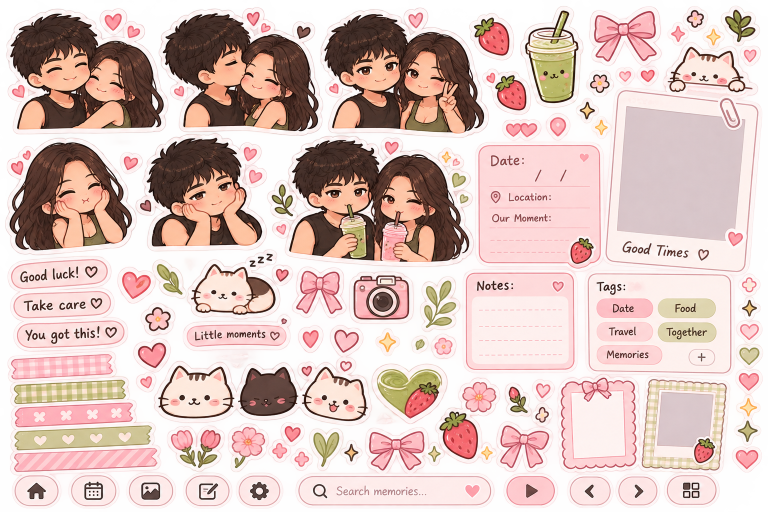
#> input picture PICS/Assets/Assets_sheets.png, 1536 x 1024 px (shown at 1/2 size)
$ python slice-sheet.py
#> lines starting #> are read from the running program, lines starting #| are printed output that depends on the picture; after the words box and inside, x2 and y2 are one past the last pixel; in counts of white or black regions, pixels touching at a corner belong together
#!/usr/bin/env python3

import json
import shutil
from collections import deque
from pathlib import Path

import numpy as np
from PIL import Image, ImageDraw, ImageFont

ROOT = Path(__file__).resolve().parents[1]
OUT = ROOT / "public" / "scrapbook" / "art"
CONTACT = OUT / "contact-sheet.jpg"
MANIFEST = OUT / "manifest.json"

SHEET_CANDIDATES = [
    ROOT / "PICS" / "Assets" / "Assets_sheets.png",
    ROOT / "PICS" / "Assets" / "Asets_sheets.png",
    ROOT / "Assets" / "Assets_sheets.png",
    ROOT / "Assets" / "Asets_sheets.png",
]

PADDING = 10
CONTACT_CELL = 220
CONTACT_COLUMNS = 5

LAYOUT = [
    ("couple-hug", 8, 12, 340, 272),
    ("couple-kiss", 312, 10, 650, 278),
    ("couple-peace", 636, 10, 982, 278),
    ("strawberry", 928, 22, 1036, 150),
    ("matcha", 1036, 8, 1172, 220),
    ("bow-large", 1180, 8, 1328, 172),
    ("cat-hang", 1330, 76, 1536, 220),
    ("flower", 1166, 134, 1232, 200),
    ("sparkle", 1144, 190, 1202, 252),
    ("girl-shy", 6, 268, 300, 524),
    ("boy-shy", 300, 268, 536, 522),
    ("couple-drinks", 560, 270, 940, 538),
    ("leaf", 842, 548, 916, 666),
    ("camera", 700, 542, 826, 650),
    ("bow-small", 584, 530, 690, 642),
    ("cat-sleep", 380, 508, 562, 646),
    ("heart", 235, 535, 305, 636),
    ("good-luck", 14, 518, 252, 578),
    ("take-care", 14, 582, 245, 642),
    ("you-got-this", 14, 646, 245, 704),
    ("little-moments", 360, 642, 560, 712),
    ("flower-left", 330, 850, 392, 936),
    ("flower-center", 422, 850, 510, 940),
    ("leaf-bottom", 598, 840, 668, 928),
    ("cat-cream", 312, 714, 462, 826),
    ("cat-black", 472, 714, 616, 826),
    ("cat-tabby", 618, 708, 758, 832),
    ("green-heart-strawberry", 746, 716, 878, 848),
    ("bow-bottom", 738, 850, 836, 936),
    ("washi-pink-gingham", 16, 710, 250, 751),
    ("washi-green-gingham", 16, 758, 250, 800),
    ("washi-pink-x", 12, 794, 306, 846),
    ("washi-green-hearts", 12, 840, 306, 896),
    ("washi-pink-stripe", 12, 890, 306, 946),
]


def fail(message: str) -> None:
    raise SystemExit(message)


def load_sheet() -> Image.Image:
    sheet = next((path for path in SHEET_CANDIDATES if path.is_file()), None)
    if sheet is None:
        fail(
            "Missing sticker sheet. Expected PICS/Assets/Assets_sheets.png "
            "or PICS/Assets/Asets_sheets.png."
        )
    return Image.open(sheet).convert("RGBA")


def dilate(mask: np.ndarray, rounds: int = 1) -> np.ndarray:
    for _ in range(rounds):
        padded = np.pad(mask, 1)
        mask = (
            padded[:-2, 1:-1]
            | padded[2:, 1:-1]
            | padded[1:-1, :-2]
            | padded[1:-1, 2:]
            | padded[:-2, :-2]
            | padded[:-2, 2:]
            | padded[2:, :-2]
            | padded[2:, 2:]
        )
    return mask


def barrier_mask(rgba: np.ndarray) -> np.ndarray:
    rgb = rgba[:, :, :3]
    white = (
        (rgb[:, :, 0] >= 230)
        & (rgb[:, :, 1] >= 226)
        & (rgb[:, :, 2] >= 222)
    )
    return dilate(white, 2)


def keep_largest_component(mask: np.ndarray) -> np.ndarray:
    height, width = mask.shape
    labels = np.zeros(mask.shape, dtype=np.int32)
    areas = [0]
    label = 0

    for start_y, start_x in np.argwhere(mask):
        if labels[start_y, start_x]:
            continue

        label += 1
        labels[start_y, start_x] = label
        queue: deque[tuple[int, int]] = deque([(int(start_y), int(start_x))])
        area = 0

        while queue:
            y, x = queue.popleft()
            area += 1
            for next_y in range(max(0, y - 1), min(height, y + 2)):
                for next_x in range(max(0, x - 1), min(width, x + 2)):
                    if mask[next_y, next_x] and not labels[next_y, next_x]:
                        labels[next_y, next_x] = label
                        queue.append((next_y, next_x))

        areas.append(area)

    if label == 0:
        return mask

    largest = int(np.argmax(areas[1:])) + 1
    return labels == largest


def foreground_mask(rgba: np.ndarray) -> np.ndarray:
    barrier = barrier_mask(rgba)
    height, width = barrier.shape
    visited = np.zeros_like(barrier, dtype=bool)
    queue: deque[tuple[int, int]] = deque()

    for x in range(width):
        for y in (0, height - 1):
            if not barrier[y, x] and not visited[y, x]:
                visited[y, x] = True
                queue.append((y, x))
    for y in range(height):
        for x in (0, width - 1):
            if not barrier[y, x] and not visited[y, x]:
                visited[y, x] = True
                queue.append((y, x))

    while queue:
        y, x = queue.popleft()
        for next_y, next_x in ((y - 1, x), (y + 1, x), (y, x - 1), (y, x + 1)):
            if (
                0 <= next_y < height
                and 0 <= next_x < width
                and not barrier[next_y, next_x]
                and not visited[next_y, next_x]
            ):
                visited[next_y, next_x] = True
                queue.append((next_y, next_x))

    return keep_largest_component(~visited)


def remove_background(crop: Image.Image) -> Image.Image:
    rgba = np.asarray(crop.convert("RGBA"), dtype=np.uint8).copy()
    alpha = np.where(foreground_mask(rgba), 255, 0).astype(np.uint8)
    rgba[:, :, 3] = alpha
    return Image.fromarray(rgba, "RGBA")


def trim(image: Image.Image, padding: int = 8) -> Image.Image:
    alpha = np.asarray(image.getchannel("A"), dtype=np.uint8)
    points = np.argwhere(alpha > 0)
    if not len(points):
        return image

    min_y, min_x = points.min(axis=0)
    max_y, max_x = points.max(axis=0)
    cropped = image.crop((int(min_x), int(min_y), int(max_x) + 1, int(max_y) + 1))
    padded = Image.new(
        "RGBA",
        (cropped.width + padding * 2, cropped.height + padding * 2),
        (0, 0, 0, 0),
    )
    padded.alpha_composite(cropped, (padding, padding))
    return padded


def make_contact_sheet(entries: list[dict], images: dict[str, Image.Image]) -> None:
    cell = CONTACT_CELL
    columns = CONTACT_COLUMNS
    rows = max(1, (len(entries) + columns - 1) // columns)
    sheet = Image.new("RGB", (columns * cell, rows * cell), "#f7efe7")
    draw = ImageDraw.Draw(sheet)
    font = ImageFont.load_default(size=14)

    for index, entry in enumerate(entries):
        image = images[entry["name"]]
        thumb = image.copy()
        thumb.thumbnail((cell - 20, cell - 46), Image.Resampling.LANCZOS)
        column = index % columns
        row = index // columns
        x = column * cell + (cell - thumb.width) // 2
        y = row * cell + 8 + (cell - 36 - thumb.height) // 2
        sheet.paste(thumb, (x, y), thumb)
        draw.text(
            (column * cell + 8, row * cell + cell - 30),
            entry["name"],
            fill="#6b453c",
            font=font,
        )

    sheet.save(CONTACT, "JPEG", quality=90)


def main() -> None:
    image = load_sheet()
#> in load_sheet, returned value is the input picture: PIL image 1536x1024 RGBA; mean R, G, B, A 213.7, 185, 179.1, 195.1

    if OUT.exists():
        shutil.rmtree(OUT)
    OUT.mkdir(parents=True, exist_ok=True)

    entries = []
    images = {}

    for name, left, top, right, bottom in LAYOUT:
        left = max(0, left - PADDING)
        top = max(0, top - PADDING)
        right = min(image.width, right + PADDING)
        bottom = min(image.height, bottom + PADDING)

        sticker = trim(remove_background(image.crop((left, top, right, bottom))))
        filename = f"{name}.webp"
        sticker.save(OUT / filename, "WEBP", quality=95, method=6)

        images[name] = sticker
        entries.append(
            {
                "name": name,
                "file": filename,
                "width": sticker.width,
                "height": sticker.height,
                "source": {
                    "left": left,
                    "top": top,
                    "right": right,
                    "bottom": bottom,
                },
            }
        )
        print(f"{name:24s} {sticker.width:4d}x{sticker.height:<4d} {filename}")
#> this loop made 34 passes
#> (min_y in trim, min_x in trim, max_y in trim, max_x in trim) on passes 1 to 12: (14, 11, 266, 337), (13, 15, 271, 344), (14, 14, 276, 352), (13, 20, 109, 110), (11, 14, 216, 141), (11, 8, 172, 153), (0, 0, 163, 215), (15, 15, 71, 72), (15, 16, 67, 64), (17, 9, 252, 273), (8, 0, 245, 244), (11, 0, 274, 397)
#> pass 1, in barrier_mask, `rgb = rgba[:, :, :3]`:
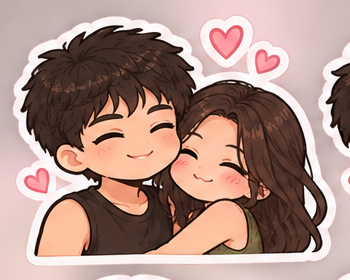
#> rgb: shape (280, 350, 3); mean R, G, B 172.8, 142.8, 133.9
#> pass 1, in barrier_mask, `white = ( (rgb[:, :, 0] >= 230) & (rgb[:, :, 1] >= 226) & (rgb[:, :, 2..`:
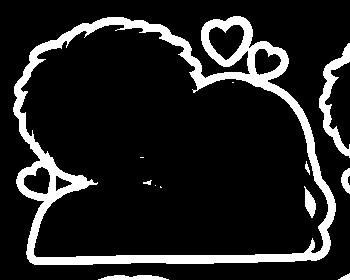
#> white: shape (280, 350) bool; 13.4% white; 12 white regions (4 under 20 px), largest, box (x1, y1, x2, y2) and area: (13, 16, 336, 265) 11328, (319, 43, 350, 158) 1049, (98, 275, 169, 280) 269
#> pass 1, in foreground_mask, `barrier = barrier_mask(rgba)`:
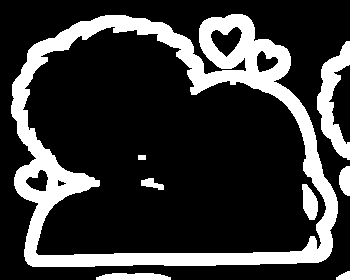
#> barrier: shape (280, 350) bool; 21.8% white; 8 white regions, largest, box (x1, y1, x2, y2) and area: (11, 14, 338, 267) 18194, (317, 41, 350, 160) 1764, (96, 273, 171, 280) 447
#> after the loop:
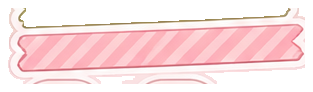
#> sticker: PIL image 313x92 RGBA; mean R, G, B, A 149.1, 122.3, 124, 153.8; transparent parts drawn white
#> after the loop, entries = 34 items; images = 34 items

    make_contact_sheet(entries, images)
#> in make_contact_sheet, `rows = max(1, (len(entries) + columns - 1) // columns)`: rows = 7
#> the loop in make_contact_sheet, `for index, entry in enumerate(entries):` made 34 passes
#> (column, row, x, y) on passes 1 to 12: (0, 0, 10, 21), (1, 0, 230, 20), (2, 0, 450, 21), (3, 0, 716, 43), (4, 0, 933, 13), (0, 1, 31, 233), (1, 1, 230, 242), (2, 1, 513, 283), (3, 1, 737, 285), (4, 1, 893, 233), (0, 2, 20, 453), (1, 2, 230, 472)
#> pass 1, in make_contact_sheet, `image = images[entry["name"]]`:
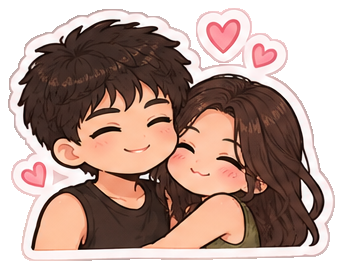
#> image: PIL image 343x269 RGBA; mean R, G, B, A 117.6, 92.6, 83.6, 190.6; transparent parts drawn white
#> after the loop in make_contact_sheet, `for index, entry in enumerate(entries):`:
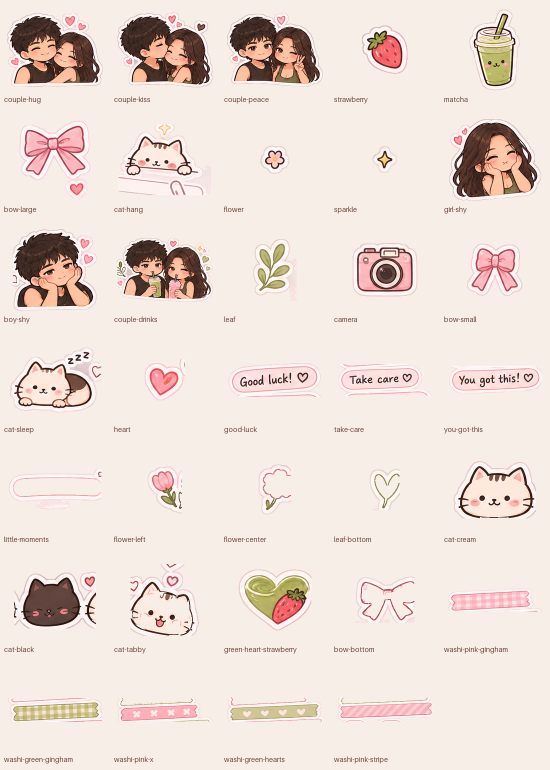
#> sheet: PIL image 1100x1540 RGB (shown at 1/2 size); mean R, G, B 235.6, 222.2, 213.9
#> after the loop in make_contact_sheet, `for index, entry in enumerate(entries):`:
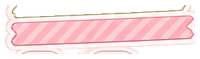
#> thumb: PIL image 200x59 RGBA; mean R, G, B, A 161.9, 133.9, 134.6, 153.7; transparent parts drawn white
    MANIFEST.write_text(json.dumps(entries, indent=2) + "\n")

    print(
        f"\nExtracted {len(entries)} assets.\n"
        f"Art: {OUT.relative_to(ROOT)}\n"
        f"Contact sheet: {CONTACT.relative_to(ROOT)}\n"
        f"Manifest: {MANIFEST.relative_to(ROOT)}"
    )
#| Extracted 34 assets.
#| Art: public/scrapbook/art
#| Contact sheet: public/scrapbook/art/contact-sheet.jpg
#| Manifest: public/scrapbook/art/manifest.json


if __name__ == "__main__":
    main()
